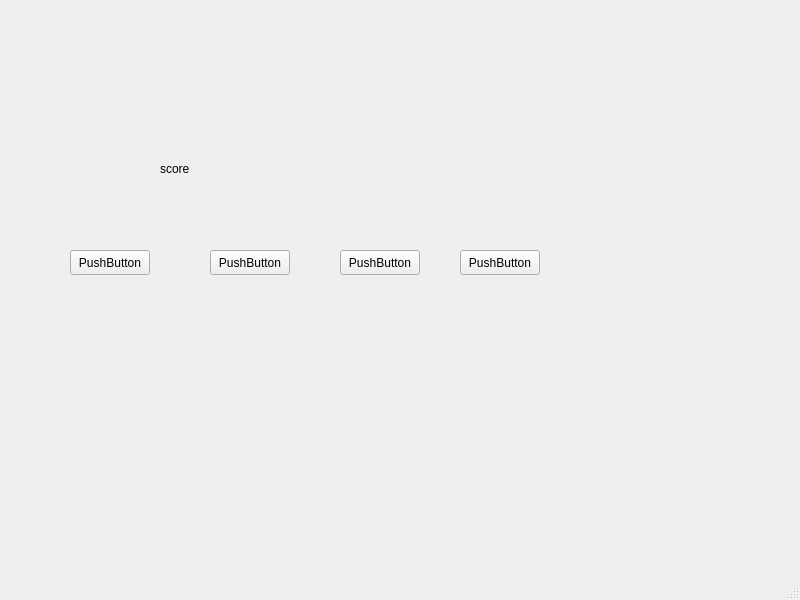
<?xml version="1.0" encoding="UTF-8"?>
<ui version="4.0">
 <class>MainWindow</class>
 <widget class="QMainWindow" name="MainWindow">
  <property name="geometry">
   <rect>
    <x>0</x>
    <y>0</y>
    <width>800</width>
    <height>600</height>
   </rect>
  </property>
  <property name="windowTitle">
   <string>MainWindow</string>
  </property>
  <widget class="QWidget" name="centralwidget">
   <widget class="QLabel" name="light1">
    <property name="geometry">
     <rect>
      <x>70</x>
      <y>20</y>
      <width>81</width>
      <height>81</height>
     </rect>
    </property>
    <property name="text">
     <string/>
    </property>
    <property name="pixmap">
     <pixmap>bulb_light.png</pixmap>
    </property>
    <property name="scaledContents">
     <bool>true</bool>
    </property>
   </widget>
   <widget class="QLabel" name="light2">
    <property name="geometry">
     <rect>
      <x>200</x>
      <y>20</y>
      <width>81</width>
      <height>81</height>
     </rect>
    </property>
    <property name="text">
     <string/>
    </property>
    <property name="pixmap">
     <pixmap>bulb_light.png</pixmap>
    </property>
    <property name="scaledContents">
     <bool>true</bool>
    </property>
   </widget>
   <widget class="QLabel" name="light3">
    <property name="geometry">
     <rect>
      <x>330</x>
      <y>20</y>
      <width>81</width>
      <height>81</height>
     </rect>
    </property>
    <property name="text">
     <string/>
    </property>
    <property name="pixmap">
     <pixmap>bulb_light.png</pixmap>
    </property>
    <property name="scaledContents">
     <bool>true</bool>
    </property>
   </widget>
   <widget class="QLabel" name="light4">
    <property name="geometry">
     <rect>
      <x>450</x>
      <y>30</y>
      <width>81</width>
      <height>81</height>
     </rect>
    </property>
    <property name="text">
     <string/>
    </property>
    <property name="pixmap">
     <pixmap>bulb_light.png</pixmap>
    </property>
    <property name="scaledContents">
     <bool>true</bool>
    </property>
   </widget>
   <widget class="QLabel" name="score">
    <property name="geometry">
     <rect>
      <x>160</x>
      <y>160</y>
      <width>54</width>
      <height>17</height>
     </rect>
    </property>
    <property name="text">
     <string>score</string>
    </property>
   </widget>
   <widget class="QPushButton" name="button1">
    <property name="geometry">
     <rect>
      <x>70</x>
      <y>250</y>
      <width>80</width>
      <height>25</height>
     </rect>
    </property>
    <property name="text">
     <string>PushButton</string>
    </property>
    <property name="shortcut">
     <string>Q</string>
    </property>
   </widget>
   <widget class="QPushButton" name="button2">
    <property name="geometry">
     <rect>
      <x>210</x>
      <y>250</y>
      <width>80</width>
      <height>25</height>
     </rect>
    </property>
    <property name="text">
     <string>PushButton</string>
    </property>
    <property name="shortcut">
     <string>W</string>
    </property>
   </widget>
   <widget class="QPushButton" name="button3">
    <property name="geometry">
     <rect>
      <x>340</x>
      <y>250</y>
      <width>80</width>
      <height>25</height>
     </rect>
    </property>
    <property name="text">
     <string>PushButton</string>
    </property>
    <property name="shortcut">
     <string>E</string>
    </property>
   </widget>
   <widget class="QPushButton" name="button4">
    <property name="geometry">
     <rect>
      <x>460</x>
      <y>250</y>
      <width>80</width>
      <height>25</height>
     </rect>
    </property>
    <property name="text">
     <string>PushButton</string>
    </property>
    <property name="shortcut">
     <string>R</string>
    </property>
   </widget>
  </widget>
  <widget class="QMenuBar" name="menubar">
   <property name="geometry">
    <rect>
     <x>0</x>
     <y>0</y>
     <width>800</width>
     <height>22</height>
    </rect>
   </property>
  </widget>
  <widget class="QStatusBar" name="statusbar"/>
 </widget>
 <resources/>
 <connections/>
</ui>
